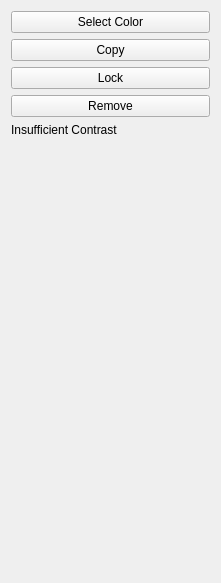
<?xml version="1.0" encoding="UTF-8"?>
<ui version="4.0">
 <class>ColorCardWidget</class>
 <widget class="QWidget" name="ColorCardWidget">
  <property name="geometry">
   <rect>
    <x>0</x>
    <y>0</y>
    <width>221</width>
    <height>583</height>
   </rect>
  </property>
  <property name="windowTitle">
   <string>Form</string>
  </property>
  <property name="autoFillBackground">
   <bool>true</bool>
  </property>
  <property name="locale">
   <locale language="English" country="UnitedStates"/>
  </property>
  <layout class="QVBoxLayout" name="verticalLayout">
   <item>
    <widget class="QPushButton" name="selectButton">
     <property name="text">
      <string>Select Color</string>
     </property>
     <property name="icon">
      <iconset theme="QIcon::ThemeIcon::EditSelectAll"/>
     </property>
    </widget>
   </item>
   <item>
    <widget class="QPushButton" name="copyButton">
     <property name="text">
      <string>Copy</string>
     </property>
     <property name="icon">
      <iconset theme="QIcon::ThemeIcon::EditCopy"/>
     </property>
    </widget>
   </item>
   <item>
    <widget class="QPushButton" name="lockButton">
     <property name="text">
      <string>Lock</string>
     </property>
     <property name="icon">
      <iconset theme="QIcon::ThemeIcon::SystemLockScreen"/>
     </property>
    </widget>
   </item>
   <item>
    <widget class="QPushButton" name="removeButton">
     <property name="text">
      <string>Remove</string>
     </property>
     <property name="icon">
      <iconset theme="QIcon::ThemeIcon::EditDelete"/>
     </property>
    </widget>
   </item>
   <item>
    <widget class="QLabel" name="insufficientContrastLabel">
     <property name="text">
      <string>Insufficient Contrast</string>
     </property>
    </widget>
   </item>
   <item>
    <spacer name="verticalSpacer">
     <property name="orientation">
      <enum>Qt::Orientation::Vertical</enum>
     </property>
     <property name="sizeHint" stdset="0">
      <size>
       <width>20</width>
       <height>434</height>
      </size>
     </property>
    </spacer>
   </item>
  </layout>
 </widget>
 <resources/>
 <connections/>
</ui>
